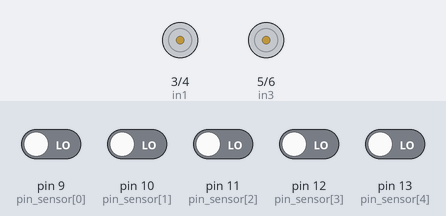
A sketch run on a simulated Arduino Uno, built with avr-gcc and run on an emulated ATmega328P. On the bench: motor-driver pin pairs drawn as motors (green arrow = first pin HIGH = forward, orange = second pin HIGH = backward, longer = more drive, scaled by the enable pin). The test bench sets the inputs (shaded band); at power-on: pin 9 (pin_sensor[0]), pin 10 (pin_sensor[1]), pin 11 (pin_sensor[2]), pin 12 (pin_sensor[3]), pin 13 (pin_sensor[4]) LOW.

Above: at 1.2 s.
1.3 s: pin 9 (pin_sensor[0]) driven HIGH
At 1.8 s:
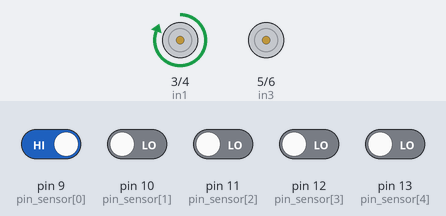
2.8 s: pin 9 (pin_sensor[0]) driven LOW
At 4.0 s:
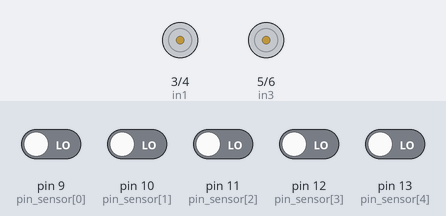
4.3 s: pin 13 (pin_sensor[4]) driven HIGH
At 5.2 s:
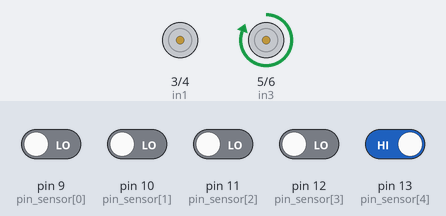
5.8 s: pin 13 (pin_sensor[4]) driven LOW
At 6.4 s:
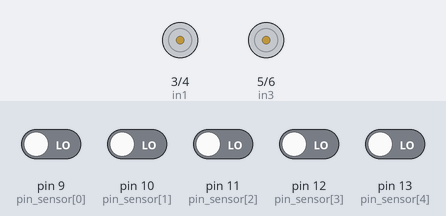
Timing chart, 0 to 8.3 s (numbered marks = the images above; inputs shaded):
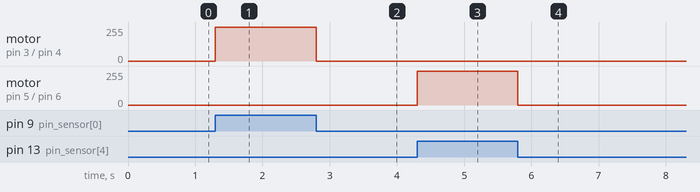

The sketch:

Robot_line_follower.ino
```cpp
#define enA 2
#define in1 3
#define in2 4
#define in3 5
#define in4 6
#define enB 7

int pin_sensor[]={9,10,11,12,13};
int baca_sensor;
int inp;
int hasil_baca[]={0,0,0,0,0};

void setup(){
  pinMode(enA, OUTPUT); pinMode(enB, OUTPUT);
  pinMode(in1, OUTPUT); pinMode(in2, OUTPUT);
  pinMode(in3, OUTPUT); pinMode(in4, OUTPUT);

  int a;
  //setting pin sensor sebagai INPUT
   while(a<5){
    pinMode(pin_sensor[a],INPUT);
    a=a+1;
   }
 }
 void loop() {
   baca_sensor=readOut(pin_sensor);
   switch (baca_sensor) {
      //hasil baca sensor untuk belok kiri
      case 11110: case 11000:
      case 11100: case 11101:
      case 10000:
      belok_kiri(); break;

      //hasil baca sensor untuk arah maju
      case 11001: case 11011:
      case 10011:
      gerak_maju(); break;

      //hasil baca sensor untuk belok kanan
      case 10111: case 111:  case 11:
      case 1111: case 1:
      belok_kanan(); break;

      //baca hitam semua=stop
      case 0:
      motor_stop(); break;
   }
 }

 //menampung hasil baca sensor menjadi interger
 int readOut(int pin_sensor[]){
   int a,b,c=0;
   inp=0;
   while(c<5){
    hasil_baca[c]=0;
    c=c+1;
   }
   for(a=0;a<5;a++){
     hasil_baca[a]=digitalRead(pin_sensor[a]);
   }
   while(b<5){
     inp=inp*10+hasil_baca[b];
     b=b+1;
   }
  return inp;
}

//kendali motor
void gerak_maju(){
  analogWrite (enA, 255);
  digitalWrite(in1, HIGH);
  digitalWrite(in2, LOW);
  digitalWrite(in3, HIGH);
  digitalWrite(in4, LOW);
  analogWrite (enB, 255);
}
void belok_kanan(){
  analogWrite (enA, 0);
  digitalWrite(in1, HIGH);
  digitalWrite(in2, LOW);
  digitalWrite(in3, HIGH);
  digitalWrite(in4, LOW);
  analogWrite (enB, 200);
}

void belok_kiri(){
  analogWrite (enA, 200);
  digitalWrite(in1, HIGH);
  digitalWrite(in2, LOW);
  digitalWrite(in3, HIGH);
  digitalWrite(in4, LOW);
  analogWrite (enB, 0);
}
void motor_stop(){
  analogWrite (enA, 0);
  analogWrite (enB, 0);
}
```

Measured:
- after the input at 1.3 s, motor on pin 3 (in1) / pin 4 (in2): stopped → forward 255/255 at once
- after the input at 2.8 s, motor on pin 3 (in1) / pin 4 (in2): forward 255/255 → stopped at once
- after the input at 4.3 s, motor on pin 5 (in3) / pin 6 (in4): stopped → forward 255/255 at once
- after the input at 5.8 s, motor on pin 5 (in3) / pin 6 (in4): forward 255/255 → stopped at once
